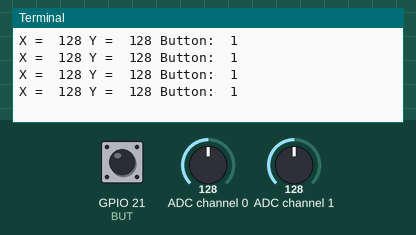
Recording of a program running on a simulated Raspberry Pi (BCM pin numbers). Parts: the last lines printed to the terminal. The test bench sets the inputs (shaded band); at power-on: ADC channel 0 = 128, ADC channel 1 = 128, GPIO 21 (BUT) HIGH (analog values on the 0–255 scale).

Above: at 1.2 s.
1.3 s: ADC channel 0 set to 178
At 1.81 s:
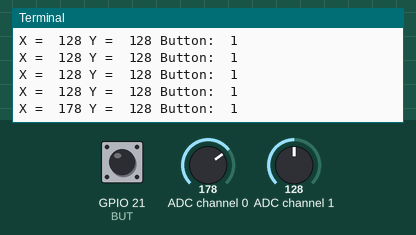
2.8 s: ADC channel 1 set to 178
At 3.02 s:
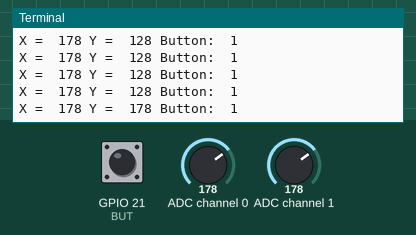
4.3 s: GPIO 21 (BUT) pulled LOW for 0.35 s
At 4.52 s:
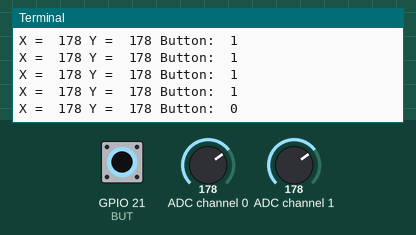
6.1 s: ADC channel 0 set to 224
At 6.33 s:
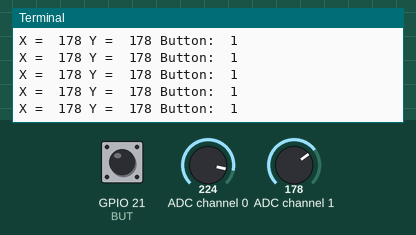
7.6 s: GPIO 21 (BUT) pulled LOW for 1 s
At 7.84 s:
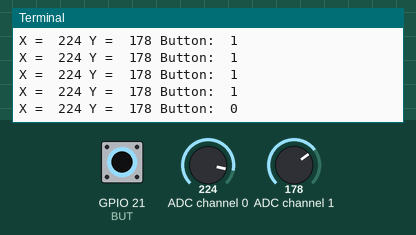
10.1 s: ADC channel 1 set to 224
At 10.24 s:
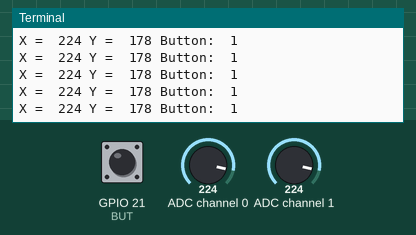
Timing chart, 0 to 12.6 s (numbered marks = the images above; inputs shaded):
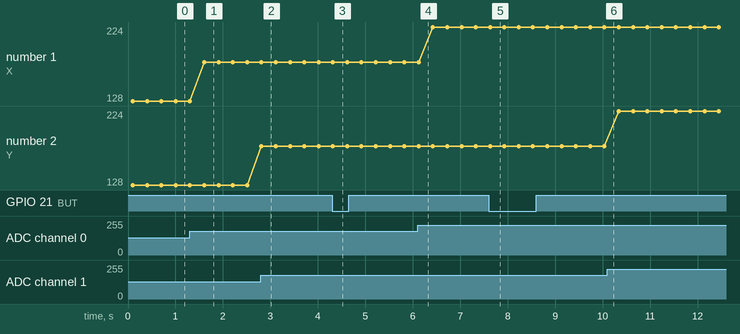

Measured:
- after the input at 1.3 s, the terminal: prints a new line after 0.31 s (image 1)
- after the input at 2.8 s, the terminal: prints a new line at once (image 2)
- after the input at 4.3 s, the terminal: prints a new line at once (image 3)
- after the input at 7.6 s, the terminal: prints a new line at once (image 5)
- plotted number 1: 128 → 178 after the input at 1.3 s, 178 → 224 after the input at 6.1 s

The program:

joystick.py
```python
import RPi.GPIO as GPIO
import ADC0834
from time import sleep

BUT = 21
GPIO.setmode(GPIO.BCM)
ADC0834.setup()

GPIO.setup(BUT, GPIO.IN, pull_up_down=GPIO.PUD_UP)

try:
    while True:
        analogValX = ADC0834.getResult(0)
        sleep(.1)
        analogValY = ADC0834.getResult(1)
        butState = GPIO.input(BUT)
        print('X = ', analogValX, 'Y = ', analogValY, 'Button: ', butState)

        sleep(.2)

except KeyboardInterrupt:
    GPIO.cleanup()
    print('GPIO Good to Go.')
```
